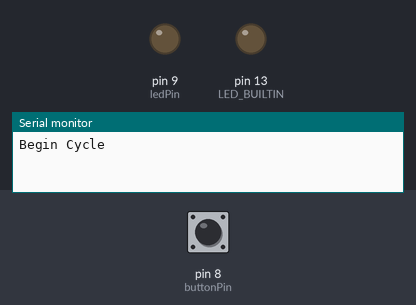
A sketch run on a simulated Arduino Uno, built with avr-gcc and run on an emulated ATmega328P. On the bench: output pins drawn as LEDs (lit = HIGH), the last lines printed to the serial monitor. The inputs (shaded band) are chosen by the test bench; at power-on: pin 8 (buttonPin) HIGH.

Above: at 0.1 s.
At 71.1 s:
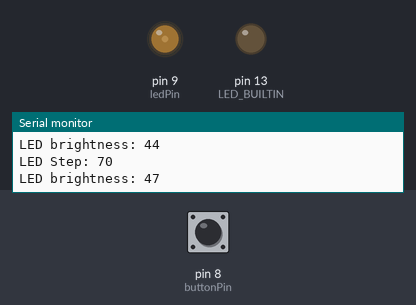
At 85.1 s:
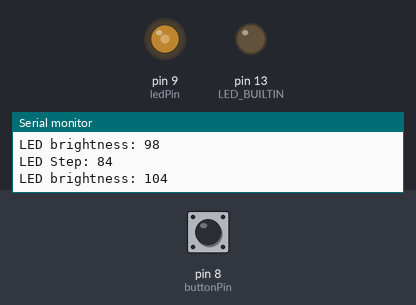
At 100.1 s:
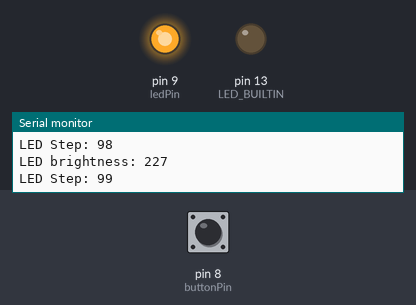
Timing chart, 0 to 129.6 s (numbered marks = the images above):
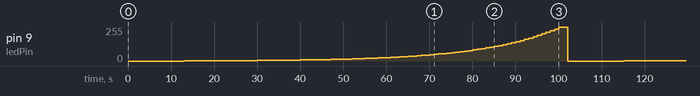

Measured:
- by itself, pin 9 (ledPin): 0/255 → 1/255 at 13.0 s, → 2/255 7.0 s later, → 3/255 6.0 s later, → 4/255 4.0 s later, … (68 changes in this stretch)

The sketch:

dimming.ino
```cpp
// Pins
const int ledPin = 9;
const int buttonPin = 8;

// Variables
int fadeTime = 100;
int buttonState = 0;
int builtInState = 0;

// Calculate a logarhythmicly increasing LED using the following equation
// y = 2^(x/r) - 1 where r = ((mlog2)/(logp)) where p is max power (255) and m is number of steps

// The number of steps between the output being on and off
const int pwmIntervals = 100;
float R; // The R value used in the graph calculation


void setup() {
    pinMode(ledPin, OUTPUT);
    pinMode(LED_BUILTIN, OUTPUT);
    pinMode(buttonPin, INPUT_PULLUP);
    digitalWrite(LED_BUILTIN, LOW);
    analogWrite(ledPin, 0);
    Serial.begin(9600);

    // deterime R
    R = (pwmIntervals * log10(2))/(log10(255));
}

void doFade() {

    Serial.println("Begin Cycle");

    int brightness = 0;

    for (int i = 0; i <= pwmIntervals; i++) {
        // Calculate required PWM value for the brightness
        brightness = pow(2, (i / R)) - 1;

        analogWrite(ledPin, brightness);

        delay(fadeTime * 10); // ten ms

        Serial.println("LED Step: " + String(i));
        Serial.println("LED brightness: " + String(brightness));
    }

}

void loop() {
    buttonState = digitalRead(buttonPin);

    if (buttonState != LOW) {
        doFade();
        digitalWrite(LED_BUILTIN, HIGH);
        do {
            buttonState = digitalRead(buttonPin);
        } while (buttonState == LOW);
        digitalWrite(LED_BUILTIN, LOW);

        delay(fadeTime * 10);
    }

    Serial.println("LED off");
    analogWrite(ledPin, 0);
    digitalWrite(LED_BUILTIN, LOW);

}
```
